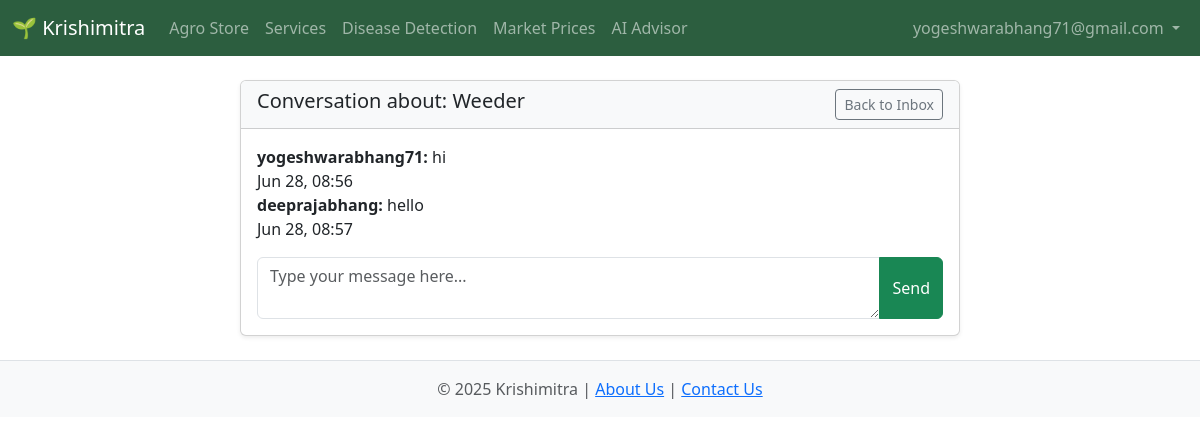
The app's page /conversation/chat/2 (signed in) with its own data.
### app.py (models this page shows)
class User(db.Model):
    id = db.Column(db.Integer, primary_key=True)
    name = db.Column(db.String(100), nullable=False)
    email = db.Column(db.String(120), unique=True, nullable=False)
    mobile = db.Column(db.String(20), unique=True, nullable=False)
    password = db.Column(db.String(200), nullable=False)
    role = db.Column(db.String(20), nullable=False)
    products = db.relationship('Product', backref='seller_user', lazy=True)
    services = db.relationship('Service', backref='provider', lazy=True)

class Product(db.Model):
    id = db.Column(db.Integer, primary_key=True)
    name = db.Column(db.String(100), nullable=False)
    category = db.Column(db.String(50), nullable=False)
    description = db.Column(db.Text, nullable=False)
    price = db.Column(db.String(50), nullable=False)
    image = db.Column(db.String(255), nullable=False)
    seller_id = db.Column(db.Integer, db.ForeignKey('user.id'), nullable=False)

class Message(db.Model):
    id = db.Column(db.Integer, primary_key=True)
    conversation_id = db.Column(db.Integer, db.ForeignKey('conversation.id'), nullable=False)
    sender_id = db.Column(db.Integer, db.ForeignKey('user.id'), nullable=False)
    text = db.Column(db.Text, nullable=False)
    timestamp = db.Column(db.DateTime, nullable=False, default=datetime.utcnow)
    sender = db.relationship('User', foreign_keys=[sender_id])

### app.py (the view, shortened to what this page needs)
@app.route('/conversation/chat/<int:convo_id>', methods=['GET', 'POST'])
@login_required
def conversation_chat(convo_id):
    convo = Conversation.query.get_or_404(convo_id)
    if session['user_id'] not in [convo.buyer_id, convo.seller_id]:
        flash('You do not have permission to view this conversation.', 'error')
        return redirect(url_for('inbox'))
    return render_template('conversation.html', conversation=convo)

### app.py (called while the page is built)
def login_required(f):
    @wraps(f)
    def decorated_function(*args, **kwargs):
        if 'user_id' not in session:
            flash('Please log in to access this page.', 'error')
            return redirect(url_for('login'))
        return f(*args, **kwargs)
    return decorated_function

### templates/conversation.html (shortened to what this page needs)
{% extends 'base.html' %}
{% block content %}
<div class="container my-4">
    <div class="row justify-content-center">
        <div class="col-lg-8">
            <div class="card shadow-sm">
                <div class="card-header bg-light">
                    <a href="{{ url_for('inbox') }}" class="btn btn-sm btn-outline-secondary float-end">Back to Inbox</a>
                    <h5 class="mb-0">Conversation about: {{ conversation.product.name }}</h5>
                </div>
                <div class="card-body">
                    <div class="message-history">
                        {% if conversation.messages %}
                            {% for message in conversation.messages %}
                                <div class="message {% if message.sender_id == session.user_id %}sent{% else %}received{% endif %}">
                                    <div class="message-content">
                                        <p class="mb-0"><strong>{{ message.sender.email.split('@')[0] }}:</strong> {{ message.text }}</p>
                                    </div>
                                    <span class="timestamp">{{ message.timestamp.strftime('%b %d, %H:%M') }}</span>
                                </div>
                            {% endfor %}
                        {% else %}
                            <p class="text-center text-muted">No messages yet. Start the conversation!</p>
                        {% endif %}
                    </div>
                    <form method="POST" action="{{ url_for('conversation_chat', convo_id=conversation.id) }}" class="mt-3">
                        <div class="input-group">
                            <textarea name="message_text" class="form-control" placeholder="Type your message here..." required rows="2"></textarea>
                            <button class="btn btn-success" type="submit">Send</button>
                        </div>
                    </form>
                </div>
            </div>
        </div>
    </div>
</div>
{% endblock %}

### templates/base.html (shortened to what this page needs)
<!DOCTYPE html>
<html lang="en">
<head>
    <link href="https://cdn.jsdelivr.net/npm/bootstrap@5.3.3/dist/css/bootstrap.min.css" rel="stylesheet">
    <link rel="stylesheet" href="https://cdn.jsdelivr.net/npm/bootstrap-icons@1.11.3/font/bootstrap-icons.css">
    <link rel="stylesheet" href="{{ url_for('static', filename='css/style.css') }}">
    <link rel="stylesheet" href="https://cdnjs.cloudflare.com/ajax/libs/animate.css/4.1.1/animate.min.css"/>
</head>
<body class="{% block body_class %}{% endblock %}">
    <nav class="navbar navbar-expand-lg navbar-dark" style="background-color: #2c5e3f;">
        <div class="container-fluid">
            <a class="navbar-brand" href="/">🌱 Krishimitra</a>
            <div class="collapse navbar-collapse" id="navbarNav">
                <ul class="navbar-nav me-auto mb-2 mb-lg-0">
                    <li class="nav-item">
                        <a class="nav-link" href="{{ url_for('store') }}">Agro Store</a>
                    </li>
                    <li class="nav-item">
                        <a class="nav-link" href="{{ url_for('find_services') }}">Services</a>
                    </li>
                    <li class="nav-item">
                        <a class="nav-link" href="{{ url_for('disease_detection') }}">Disease Detection</a>
                    </li>
                    <li class="nav-item">
                        <a class="nav-link" href="{{ url_for('market_prices') }}">Market Prices</a>
                    </li>
                    <li class="nav-item">
                        <a class="nav-link" href="{{ url_for('crop_advisory') }}">AI Advisor</a>
                    </li>
                </ul>
                <ul class="navbar-nav">
                    {% if 'user_email' in session %}
                        <li class="nav-item dropdown">
                            <a class="nav-link dropdown-toggle" href="#" id="navbarDropdown" role="button" data-bs-toggle="dropdown" aria-expanded="false">
                                {{ session.get('user_email') }}
                            </a>
                        </li>
                    {% endif %}
                </ul>
            </div>
        </div>
    </nav>
    <main class="container mt-4 animate__animated animate__fadeIn">
        {% block content %}{% endblock %}
    </main>
    <footer class="footer mt-auto py-3 bg-light border-top">
        <div class="container text-center">
            <span class="text-muted">© 2025 Krishimitra | <a href="{{ url_for('about') }}">About Us</a> | <a href="{{ url_for('contact_admin') }}">Contact Us</a></span>
        </div>
    </footer>
</body>
</html>

### static/css/style.css (style rules this page uses)
.animate__fadeIn { animation-duration: 0.8s; }
.form-control, .form-select { transition: border-color 0.3s ease, box-shadow 0.3s ease; }

### records on screen
User: get "yogeshwarabhang71@gmail.com"
Product: product.name "Weeder"
Message: sender.email "yogeshwarabhang71", text "hi", timestamp "Jun 28, 08:56"
Message: sender.email "deeprajabhang", text "hello", timestamp "Jun 28, 08:57"
